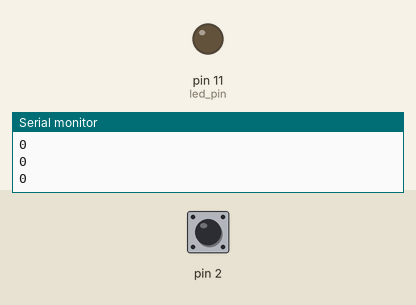
A sketch run on a simulated Arduino Uno, built with avr-gcc and run on an emulated ATmega328P. On the bench: output pins drawn as LEDs (lit = HIGH), the last lines printed to the serial monitor. The test bench sets the inputs (shaded band); at power-on: pin 2 HIGH.

Above: at 1.2 s.
1.3 s: pin 2 pulled LOW for 0.15 s
At 2.2 s:
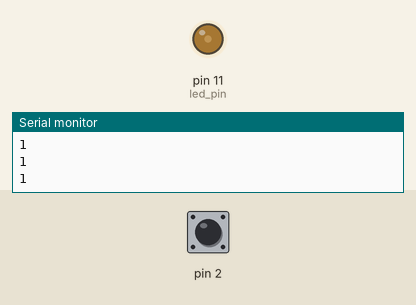
2.9 s: pin 2 pulled LOW for 1 s
At 4.7 s:
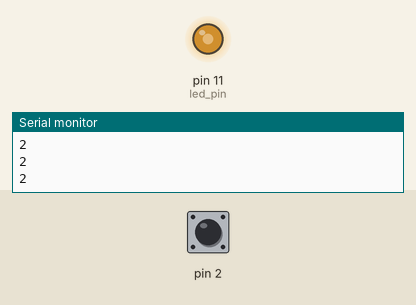
6.9 s: pin 2 pulled LOW for 0.15 s
At 7.5 s:
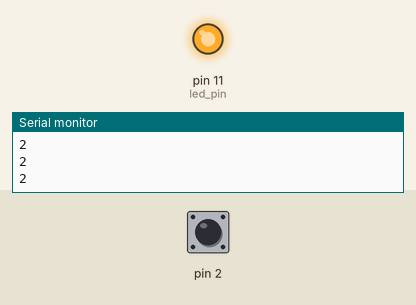
Timing chart, 0 to 16.5 s (numbered marks = the images above; inputs shaded):
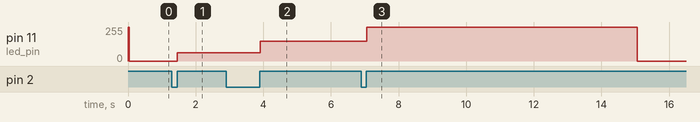

The sketch:

HandExhibitCode.ino
```cpp
#include <CapacitiveSensor.h>

/*
 * CapitiveSense Library Demo Sketch
 * Paul Badger 2008
 * Uses a high value resistor e.g. 10 megohm between send pin and receive pin
 * Resistor effects sensitivity, experiment with values, 50 kilohm - 50 megohm. Larger resistor values yield larger sensor values.
 * Receive pin is the sensor pin - try different amounts of foil/metal on this pin
 * Best results are obtained if sensor foil and wire is covered with an insulator such as paper or plastic sheet
 */

//help from: https://www.youtube.com/watch?v=zq-TQv6WHOE

//CapacitiveSensor(a,b) pin a (resistor) is emitter and pin b is the receiving pin
CapacitiveSensor   sensor1 = CapacitiveSensor(3,2);        // 10 megohm resistor between pins a & b, pin b is sensor pin, add wire, foil
long elapsed = 0;
int state = HIGH;
bool threshold;
bool previous = false;
int debounce = 1000;
int counter = 0;
unsigned long StartTime = millis();

int led_pin = 11;

void setup()
{
   sensor1.set_CS_AutocaL_Millis(0xFFFFFFFF);
   pinMode(led_pin, OUTPUT);

   digitalWrite(led_pin,HIGH);
   delay(40);
   digitalWrite(led_pin,LOW);

   Serial.begin(9600);

}

void loop()
{
   unsigned long CurrentTime = millis();
   //Serial.print(CurrentTime);
   //Serial.print('\n');
   if (((CurrentTime - StartTime) >= 8000) && ((counter == 1) || (counter == 2))){
    //Serial.print("yes!");
    StartTime = millis();
    counter = 0;
    analogWrite(led_pin, 0);
   }
   long sensorValue = sensor1.capacitiveSensor(30);
   Serial.println(counter);
   //Serial.println(sensorValue);
   if (sensorValue <= 30){
    threshold = true;
    //digitalWrite(led_pin,HIGH);
    //delay(1000);
    //digitalWrite(led_pin,LOW);
   }
   else{
    threshold = false;
   }
   if (threshold == true && previous == false && (millis() - elapsed) > debounce){
    counter++;
//    if (state == LOW){
//      state = HIGH;
//    }
//    else{
//      state = LOW;
//    }
    elapsed = millis();
   }

   if (counter == 1){
    analogWrite(led_pin, 63);
    //StartTime = millis();

   }
   if (counter == 2){
    analogWrite(led_pin, 150);
    //StartTime = millis();
   }
   if (counter == 3){
    analogWrite(led_pin, 255);
    delay(8000);
    counter = 0;
    analogWrite(led_pin, 0);
   }
//   if (counter > 3){
//    counter = 0;
//    analogWrite(led_pin, 0);
//   }
   previous = threshold;
   delay(10);

}
```

Measured:
- after the input at 1.3 s, pin 11 (led_pin): 0/255 → 63/255 after 0.16 s
- after the input at 2.9 s, pin 11 (led_pin): 63/255 → 150/255 after 1.0 s
- after the input at 6.9 s, pin 11 (led_pin): 150/255 → 255/255 after 0.15 s, → 0/255 8.0 s later
